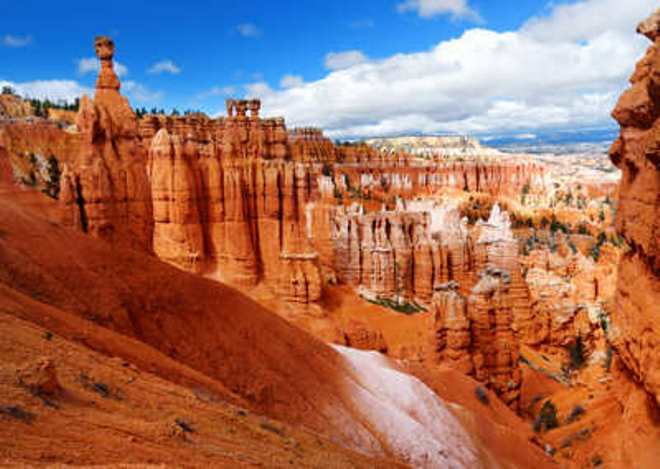
#> input picture Demo/HistogramEq_SpatialFiltering/canyon.jpg, 660 x 469 px
$ jupyter execute imfilter.ipynb   (shell and % lines are left out)   (older library calls are emulated)
#> lines starting #> are read from the running program, lines starting #| are printed output that depends on the picture
# Exploring spatial filtering
Joshua Stough
DIP 3.4 and a bit of 3.5 on spatial filtering. See A04 for preview.
See [correlate](https://docs.scipy.org/doc/scipy/reference/generated/scipy.ndimage.correlate.html)

[cell 1]
import matplotlib.pyplot as plt
import scipy.ndimage as ndimage
import numpy as np

from scipy.ndimage import correlate
from skimage.filters import *

[cell 2]
I = plt.imread('canyon.jpg').astype('float')
I /= I.max()

[cell 3]
I.shape, I.max(), I.dtype

[cell 4]
plt.figure()
plt.imshow(I)

## Here we'll make a simple filter to detect vertical edges.

[cell 5]
h = np.array([[-1., 0., 1], [-2, 0, 2], [-1, 0, 1]], dtype=np.float)
h

[cell 6]
I.shape
#> Out = (469, 660, 3)

[cell 7]
H = np.stack([h,h,h], axis=-1)

[cell 8]
H.shape

[cell 9]
Ih = correlate(I, H)
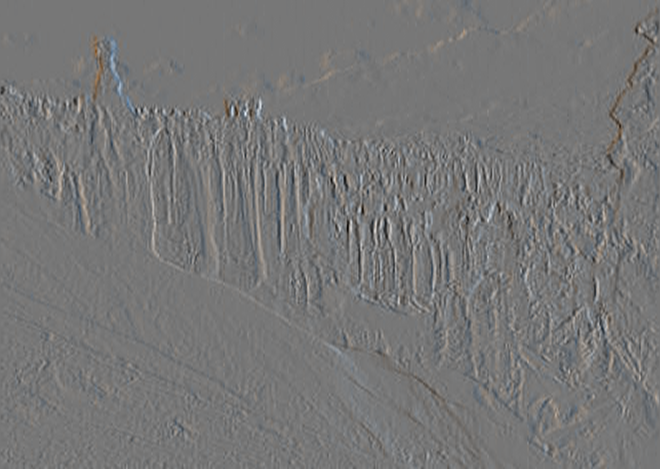
#> Ih: shape (469, 660, 3) float64; mean R, G, B 0.00289, -0.000321, -0.00353; drawn with min black and max white

[cell 10]
f, ax = plt.subplots(1,2, figsize=(10,5), sharex=True, sharey=True)
ax[0].imshow(I)
ax[0].set_title('Original')
ax[1].imshow(Ih[...,0], cmap='gray')
ax[1].set_title('Filtered')
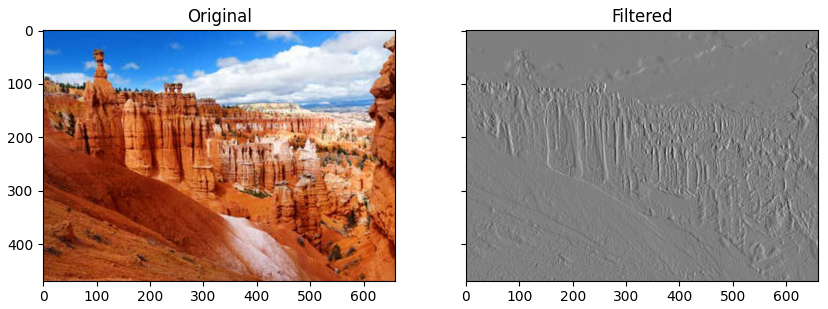
#> figure drawn by matplotlib, 2 panels

## We can think of the above as the derivative of the image with respect to one
of the dimensions. Let's also do the other dimension, which is effected by transposing the filter H.

We'll also just consider one of the channels, rather than all three.

[cell 11]
Im = I[...,0]
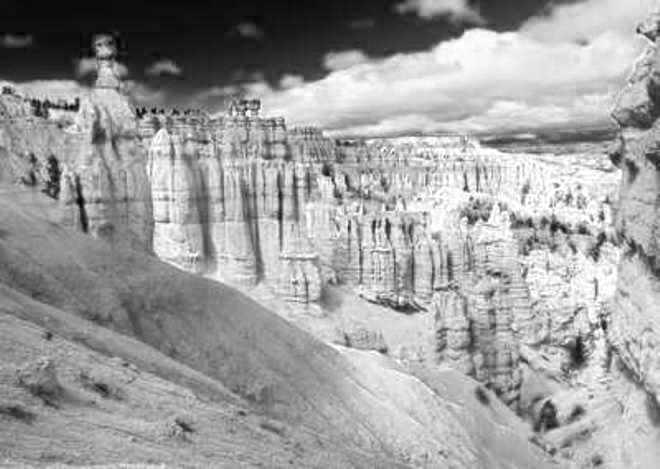
#> Im: shape (469, 660) float64; min 0, max 1, mean 0.62
Gx = correlate(Im, h)
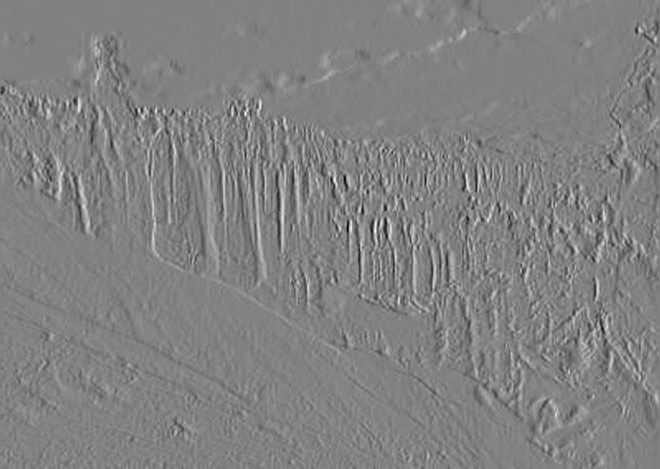
#> Gx: shape (469, 660) float64; min -2.58, max 2.49, mean 0.00156; drawn with min black and max white

[cell 12]
f, ax = plt.subplots(1,2, figsize=(10,5), sharex=True, sharey=True)
ax[0].imshow(Im, cmap='gray')
ax[0].set_title('Original')
ax[1].imshow(Gx, cmap='gray')
ax[1].set_title('Filtered')

[cell 13]
Gy = correlate(Im, h.transpose())
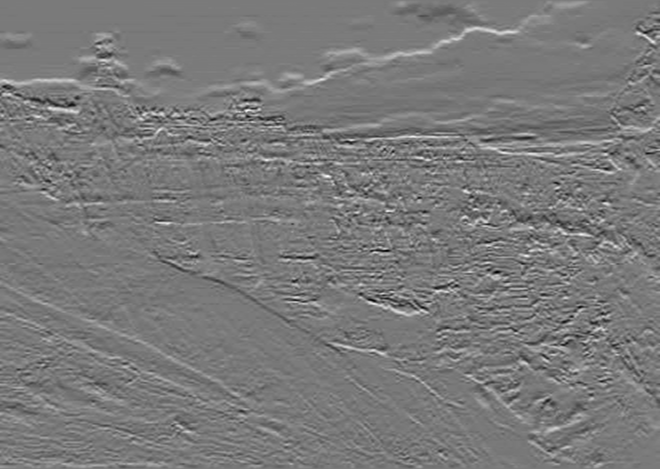
#> Gy: shape (469, 660) float64; min -2.02, max 2.2, mean 0.00756; drawn with min black and max white

## The gradient magnitude of the image is simply the sum of square derivatives.
Technically we'd want to take the sqrt, this is more like the square magntitude.

[cell 14]
Gm = Gx**2 + Gy**2
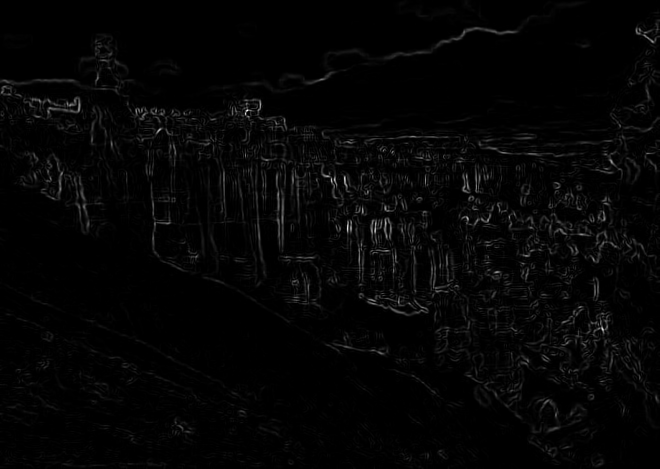
#> Gm: shape (469, 660) float64; min 0, max 7.5, mean 0.157; drawn with min black and max white

[cell 15]
f, ax = plt.subplots(1,3, figsize=(8,3), sharex=True, sharey=True)
ax[0].imshow(Im, cmap='gray')
ax[0].set_title('Original')
ax[1].imshow(Gx, cmap='gray')
ax[1].set_title('Gx')
ax[2].imshow(Gy, cmap='gray')
ax[2].set_title('Gy')

[cell 16]
# Showing the gradient magnitude image.
f, ax = plt.subplots(1,2, figsize=(8,3), sharex=True, sharey=True)
ax[0].imshow(Im, cmap='gray')
ax[0].set_title('Gradient Magnitude')
ax[1].imshow(np.sqrt(1+Gm), cmap='gray')
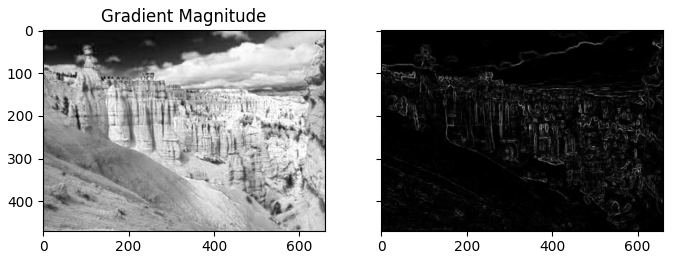
#> figure drawn by matplotlib, 2 panels

[cell 17]
Gx.max()
#> Out = 2.49

[cell 18]
np.max(Gm.ravel())
#> Out = 7.5

[cell 19]
plt.figure()
plt.imshow(Gm>.5)
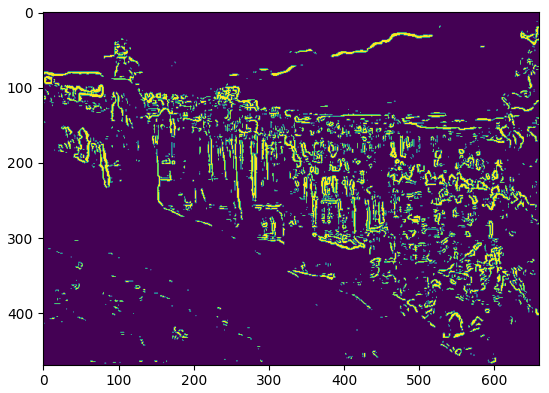
#> figure drawn by matplotlib, 1 panel

[cell 20]
Gm.size
#> Out = 309540

[cell 21]
np.sum(Gm>.5)
#> Out = 26439

$ run again, with Demo/HistogramEq_SpatialFiltering/roadforest.jpg copied over Demo/HistogramEq_SpatialFiltering/canyon.jpg
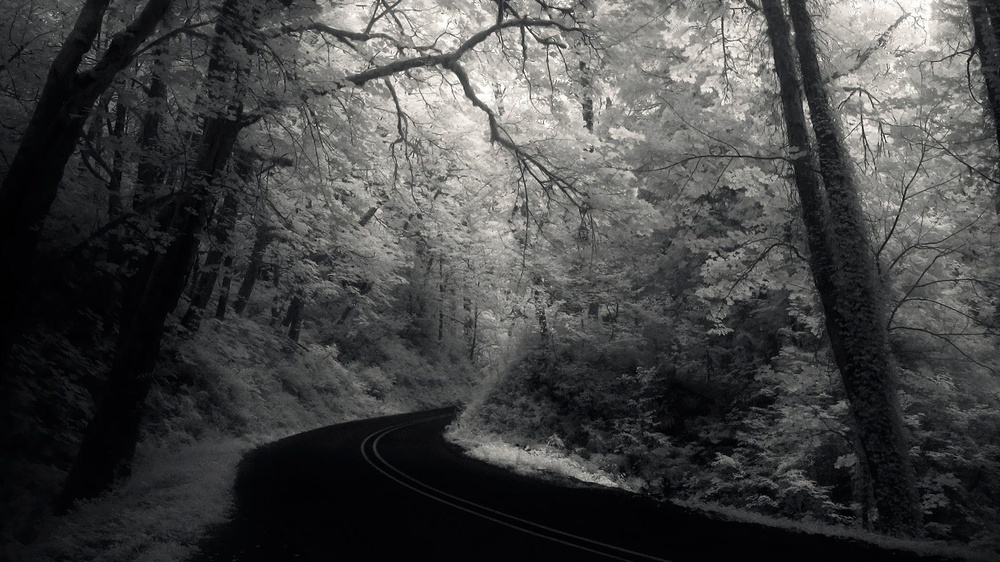
#> input picture Demo/HistogramEq_SpatialFiltering/roadforest.jpg, 1000 x 562 px, shrunk from 1920 x 1080 before the run
#> `[cell 16] # Showing the gradient magnitude image. f, ax = plt.subplots..`:
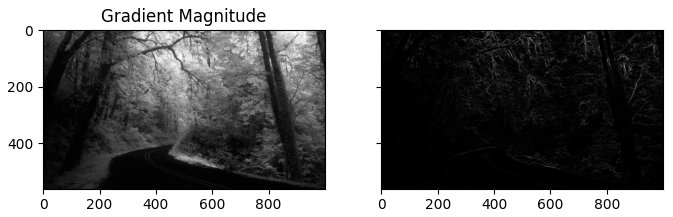
#> figure drawn by matplotlib, 2 panels
#> `Gx.max()`: Out = 3.38
#> `np.max(Gm.ravel())`: Out = 11.4
#> `[cell 19] plt.figure() plt.imshow(Gm>.5)`:
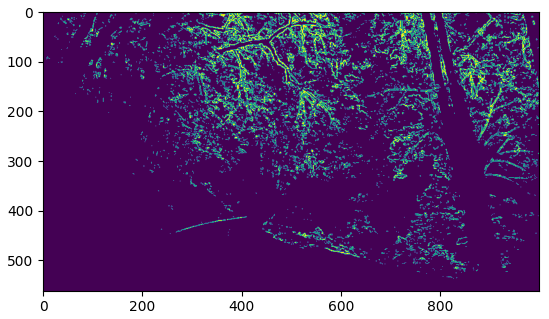
#> figure drawn by matplotlib, 1 panel
#> `np.sum(Gm>.5)`: Out = 44435
